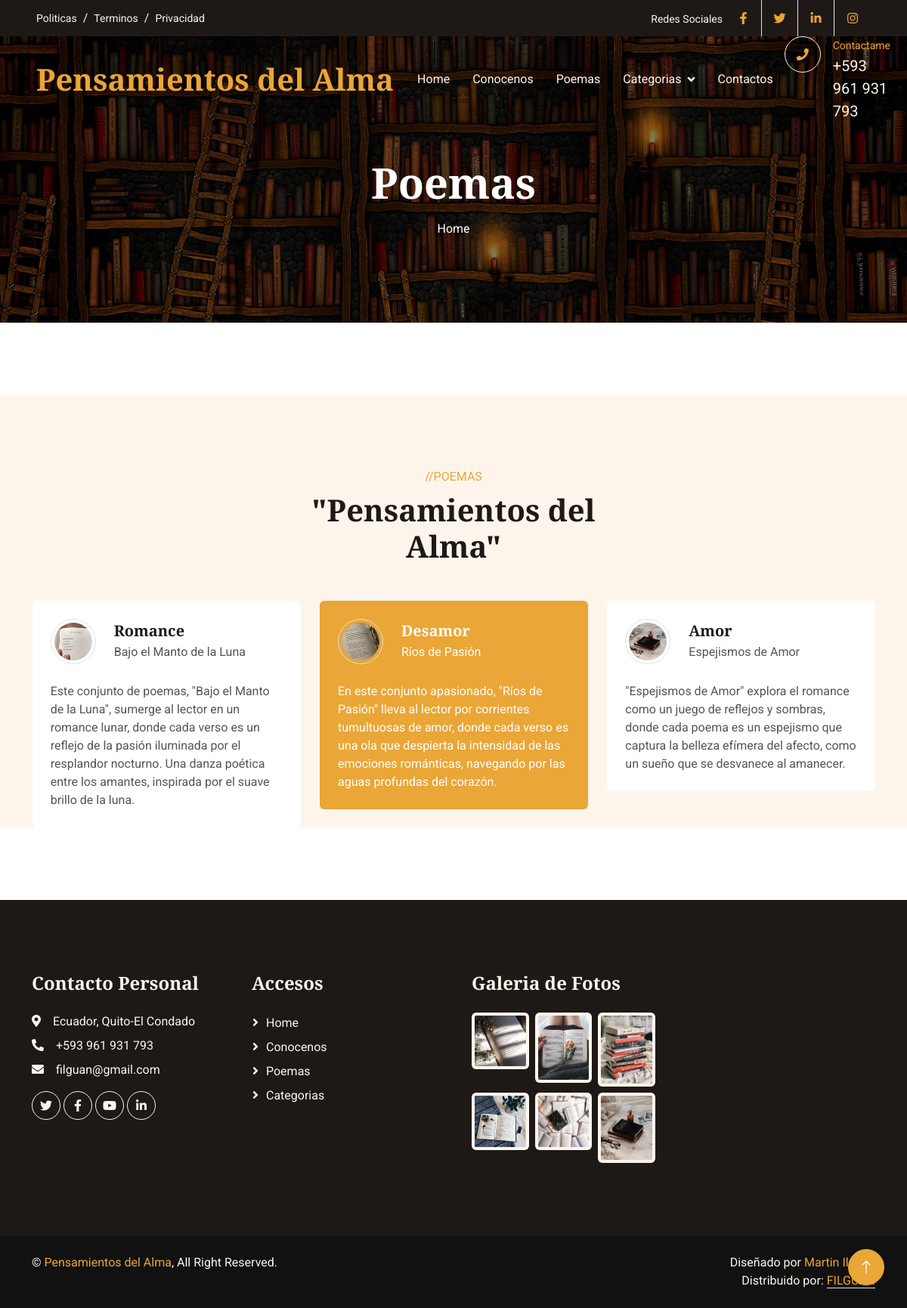
Page /services/ on the committed database.
### pages/models.py (models this page shows, shortened)
class Page(models.Model):
    title=models.CharField(max_length=100, verbose_name="Titulo")
    content=RichTextField(verbose_name="Contenido")
    created=models.DateTimeField(auto_now_add=True, verbose_name="Fecha de Creación")
    updated=models.DateTimeField(auto_now=True, verbose_name="Fecha de Edición")
    class Meta:
        verbose_name="Page"
        verbose_name_plural="Pages"

### services/models.py (models this page shows, shortened)
class Service(models.Model):
    title=models.CharField(max_length=100, verbose_name="Título")
    subtitle=models.CharField(max_length=100, verbose_name="SubTítulo")
    content=models.TextField(verbose_name="Descipción")
    image=models.ImageField(upload_to="services", verbose_name="Imagen")
    created=models.DateTimeField(auto_now_add=True, verbose_name="Fecha de Creación")
    updated=models.DateTimeField(auto_now=True, verbose_name="Fecha de Edición")
    class Meta:
        verbose_name="poema"
        verbose_name_plural="poemas"
        ordering=['-created']

### services/views.py (the view)
# urls.py: path('', views.poemas, name="poemas"),
def poemas(request):
    services = Service.objects.all()
    return render(request,"services/poemas.html", {'services':services})

### pages/templatetags/pages_extras.py (called while the page is built)
@register.simple_tag
def get_pages():
    pages=Page.objects.all()
    return pages

### social/processors.py (called while the page is built)
def ctx_dict(request):
    dict_urls={}
    urls=Social.objects.all()
    for url in urls:
        dict_urls[url.key]=url.url
    return dict_urls

### services/templates/services/poemas.html (shortened to what this page needs)
{% extends "core/base.html" %}{{services}}
{% load static %}
{% block TitleHeader %}
<h1 class="display-4 text-white animated slideInDown mb-3">Poemas</h1>
{% endblock  %}
{% block content %}
<div class="container-xxl bg-light my-6 py-6 pb-0">
    <div class="container">
        <div class="text-center mx-auto mb-5 wow fadeInUp" data-wow-delay="0.1s" style="max-width: 500px;">
            <p class="text-primary text-uppercase mb-2">//POEMAS</p>
            <h1 class="display-6 mb-4">"Pensamientos del Alma"</h1>
        </div>
        <div class="owl-carousel testimonial-carousel wow fadeInUp" data-wow-delay="0.1s">
            {% for service in services %}
            <div class="testimonial-item bg-white rounded p-4">
                <div class="d-flex align-items-center mb-4">
                    <img class="flex-shrink-0 rounded-circle border p-1" src="{{service.image.url}}" alt="">
                    <div class="ms-4">
                        <h5 class="mb-1">{{service.title}}</h5>
                        <span>{{service.subtitle}}</span>
                    </div>
                </div>
                <p class="mb-0">{{service.content}}</p>
            </div>
            {% endfor %}
        </div>
    </div>
</div>
{% endblock  %}

### core/templates/core/base.html (shortened to what this page needs)
<!DOCTYPE html>
<html lang="es">
<head>
    {% load static %}
    <link href="https://cdnjs.cloudflare.com/ajax/libs/font-awesome/5.10.0/css/all.min.css" rel="stylesheet">
    <link href="https://cdn.jsdelivr.net/npm/bootstrap-icons@1.4.1/font/bootstrap-icons.css" rel="stylesheet">
    <link href="{% static 'core/lib/animate/animate.min.css' %} " rel="stylesheet">
    <link href="{% static 'core/lib/owlcarousel/assets/owl.carousel.min.css' %}" rel="stylesheet">
    <link href="{% static 'core/css/bootstrap.min.css' %}" rel="stylesheet">
    <link href="{% static 'core/css/style.css' %}" rel="stylesheet">
</head>
<body>
    <div class="container-fluid top-bar bg-dark text-light px-0 wow fadeIn" data-wow-delay="0.1s">
        <div class="row gx-0 align-items-center d-none d-lg-flex">
            <div class="col-lg-6 px-5 text-start">
                <ol class="breadcrumb mb-0">
                    {% load pages_extras %}
                    {% get_pages as pages %}
                    {% for page in pages %}
                    <li class="breadcrumb-item"><a class="small text-light" href="{% url 'policies' page.id %}">{{page.title}}</a></li>
                    {% endfor %}
                </ol>
            </div>
            <div class="col-lg-6 px-5 text-end">
                <small>Redes Sociales</small>
                <div class="h-100 d-inline-flex align-items-center">
                    {% if URL_FACEBOOK != null %}
                    <a class="btn-lg-square text-primary border-end rounded-0" href="{{URL_FACEBOOK}}"><i class="fab fa-facebook-f"></i></a>
                    {% endif %}
                    {% if URL_TWITTER != null %}
                    <a class="btn-lg-square text-primary border-end rounded-0" href="{{URL_TWITTER}}"><i class="fab fa-twitter"></i></a>
                    {% endif %}
                    {% if URL_LINKEDLN != null %}
                    <a class="btn-lg-square text-primary border-end rounded-0" href="{{URL_LINKEDLN}}"><i class="fab fa-linkedin-in"></i></a>
                    {% endif %}
                    {% if URL_LINKEDLN != null %}
                    <a class="btn-lg-square text-primary pe-0" href="{{URL_INSTAGRAM}}"><i class="fab fa-instagram"></i></a>
                    {% endif %}
                </div>
            </div>
        </div>
    </div>
    <nav class="navbar navbar-expand-lg navbar-dark fixed-top py-lg-0 px-lg-5 wow fadeIn" data-wow-delay="0.1s">
        <a href="index.html" class="navbar-brand ms-4 ms-lg-0">
            <h1 class="text-primary m-0">Pensamientos del Alma</h1>
        </a>
        <div class="collapse navbar-collapse" id="navbarCollapse">
            <div class="navbar-nav mx-auto p-4 p-lg-0">
                <a href="{% url 'home' %}" class="nav-item nav-link">Home</a>
                <a href="{% url 'about' %}" class="nav-item nav-link ">Conocenos</a>
                <a href="{% url 'poemas' %}" class="nav-item nav-link">Poemas</a>
                <div class="nav-item dropdown">
                    <a href="{% url 'categorias' %}" class="nav-link dropdown-toggle" data-bs-toggle="">Categorias</a>
                </div>
                <a href="{% url 'contact' %}" class="nav-item nav-link">Contactos</a>
            </div>
            <div class=" d-none d-lg-flex">
                <div class="flex-shrink-0 btn-lg-square border border-light rounded-circle">
                    <i class="fa fa-phone text-primary"></i>
                </div>
                <div class="ps-3">
                    <small class="text-primary mb-0">Contactame</small>
                    <p class="text-light fs-5 mb-0">+593 961 931 793</p>
                </div>
            </div>
        </div>
    </nav>
    <div class="container-fluid page-header py-6 wow fadeIn" data-wow-delay="0.1s">
        <div class="container text-center pt-5 pb-3">
            <h1 class="display-4 text-white animated slideInDown mb-3">{% block TitleHeader %}{% endblock  %}</h1>
            <nav aria-label="breadcrumb animated slideInDown">
                <ol class="breadcrumb justify-content-center mb-0">
                    <li class="breadcrumb-item"><a class="text-white" href="{% url 'home' %}">Home</a></li>
                </ol>
            </nav>
        </div>
    </div>
    {% block content %}{% endblock  %}
    <div class="container-fluid bg-dark text-light footer my-6 mb-0 py-5 wow fadeIn" data-wow-delay="0.1s">
        <div class="container py-5">
            <div class="row g-5">
                <div class="col-lg-3 col-md-6">
                    <h4 class="text-light mb-4">Contacto Personal</h4>
                    <p class="mb-2"><i class="fa fa-map-marker-alt me-3"></i>Ecuador, Quito-El Condado</p>
                    <p class="mb-2"><i class="fa fa-phone-alt me-3"></i>+593 961 931 793</p>
                    <p class="mb-2"><i class="fa fa-envelope me-3"></i>filguan@gmail.com</p>
                    <div class="d-flex pt-2">
                        <a class="btn btn-square btn-outline-light rounded-circle me-1" href="https://twitter.com/?lang=es"><i class="fab fa-twitter"></i></a>
                        <a class="btn btn-square btn-outline-light rounded-circle me-1" href="https://www.facebook.com/?locale=es_LA"><i class="fab fa-facebook-f"></i></a>
                        <a class="btn btn-square btn-outline-light rounded-circle me-1" href="https://www.youtube.com/"><i class="fab fa-youtube"></i></a>
                        <a class="btn btn-square btn-outline-light rounded-circle me-0" href="https://ec.linkedin.com/"><i class="fab fa-linkedin-in"></i></a>
                    </div>
                </div>
                <div class="col-lg-3 col-md-6">
                    <h4 class="text-light mb-4">Accesos</h4>
                    <a href="{% url 'home' %}" class="btn btn-link" >Home</a>
                    <a href="{% url 'about' %}" class="btn btn-link">Conocenos</a>
                    <a href="{% url 'poemas' %}" class="btn btn-link">Poemas</a>
                    <a href="{% url 'categorias' %}" class="btn btn-link">Categorias</a>
                </div>
                <div class="col-lg-3 col-md-6">
                    <h4 class="text-light mb-4">Galeria de Fotos</h4>
                    <div class="row g-2">
                        <div class="col-4">
                            <img class="img-fluid bg-light rounded p-1" src="{% static 'core/img/libro1.jpg' %}" alt="Image">
                        </div>
                        <div class="col-4">
                            <img class="img-fluid bg-light rounded p-1" src="{% static 'core/img/libro2.jpg' %}" alt="Image">
                        </div>
                        <div class="col-4">
                            <img class="img-fluid bg-light rounded p-1" src="{% static 'core/img/libro3.jpg' %}" alt="Image">
                        </div>
                        <div class="col-4">
                            <img class="img-fluid bg-light rounded p-1" src="{% static 'core/img/libro4.jpg' %}" alt="Image">
                        </div>
                        <div class="col-4">
                            <img class="img-fluid bg-light rounded p-1" src="{% static 'core/img/libro5.jpg' %}" alt="Image">
                        </div>
                        <div class="col-4">
                            <img class="img-fluid bg-light rounded p-1" src="{% static 'core/img/libro6.jpg' %}" alt="Image">
                        </div>
                    </div>
                </div>
            </div>
        </div>
    </div>
    <div class="container-fluid copyright text-light py-4 wow fadeIn" data-wow-delay="0.1s">
        <div class="container">
            <div class="row">
                <div class="col-md-6 text-center text-md-start mb-3 mb-md-0">
                    &copy; <a href="#">Pensamientos del Alma</a>, All Right Reserved.
                </div>
                <div class="col-md-6 text-center text-md-end">
                    Diseñado por <a href="https://htmlcodex.com">Martin Ilguán</a>
                    <br>Distribuido por: <a class="border-bottom" href="https://themewagon.com" target="_blank">FILGUAN</a>
                </div>
            </div>
        </div>
    </div>
    <a href="#" class="btn btn-lg btn-primary btn-lg-square rounded-circle back-to-top"><i class="bi bi-arrow-up"></i></a>
</body>
</html>

### core/static/core/css/style.css (style rules this page uses)
:root { --primary: #EAA636; --secondary: #545454; --light: #FDF5EB; --dark: #1E1916; }
h4, h5, h6, .h4, .h5, .h6 { font-weight: 600 !important; }
.py-6 { padding-top: 6rem; padding-bottom: 6rem; }
.my-6 { margin-top: 6rem; margin-bottom: 6rem; }
.back-to-top { position: fixed; display: none; right: 30px; bottom: 30px; z-index: 99; }
.btn { font-weight: 500; transition: .5s; }
.btn.btn-primary { color: #FFFFFF; }
.btn-square { width: 38px; height: 38px; }
.btn-lg-square { width: 48px; height: 48px; }
.btn-square, .btn-sm-square, .btn-lg-square { padding: 0; display: flex; align-items: center; justify-content: center; font-weight: normal; }
.navbar .dropdown-toggle::after { border: none; content: "\f107"; font-family: "Font Awesome 5 Free"; font-weight: 900; vertical-align: middle; margin-left: 8px; }
.navbar .navbar-nav .nav-link { padding: 35px 15px; color: var(--light); outline: none; }
.navbar.fixed-top { transition: .5s; }
.page-header { margin-bottom: 6rem; background: linear-gradient(rgba(0, 0, 0, .5), rgba(0, 0, 0, .5)), url(../img/portada.jpg) center center no-repeat; background-size: cover; }
.breadcrumb-item+.breadcrumb-item::before { color: var(--light); }
.testimonial-carousel .owl-item .testimonial-item img { width: 60px; height: 60px; }
.testimonial-carousel .owl-item .testimonial-item, .testimonial-carousel .owl-item .testimonial-item * { transition: .5s; }
.testimonial-carousel .owl-item.center .testimonial-item { background: var(--primary) !important; }
.testimonial-carousel .owl-item.center .testimonial-item * { color: #FFFFFF !important; }
.footer .btn.btn-link { display: block; margin-bottom: 5px; padding: 0; text-align: left; color: var(--light); font-weight: normal; text-transform: capitalize; transition: .3s; }
.footer .btn.btn-link::before { position: relative; content: "\f105"; font-family: "Font Awesome 5 Free"; font-weight: 900; color: var(--light); margin-right: 10px; }
.copyright { background: #111111; }
.copyright a { color: var(--primary); }

### rows in the picture
Page: title "Politicas"
Page: title "Terminos"
Page: title "Privacidad"
Service: image (picture), title "Desamor", subtitle "Ríos de Pasión", content "En este conjunto apasionado, \"Ríos de Pasión\" lleva al lector por corrientes tumultuosas de amor, donde cada verso es una ola que despierta la intensidad de las emociones románticas, navegando por las aguas profundas del corazón."
Service: image (picture), title "Amor", subtitle "Espejismos de Amor", content "\"Espejismos de Amor\" explora el romance como un juego de reflejos y sombras, donde cada poema es un espejismo que captura la belleza efímera del afecto, como un sueño que se desvanece al amanecer."
Service: image (picture), title "Romance", subtitle "Bajo el Manto de la Luna", content "Este conjunto de poemas, \"Bajo el Manto de la Luna\", sumerge al lector en un romance lunar, donde cada verso es un reflejo de la pasión iluminada por el resplandor nocturno. Una danza poética entre los amantes, inspirada por el suave brillo de la luna."
